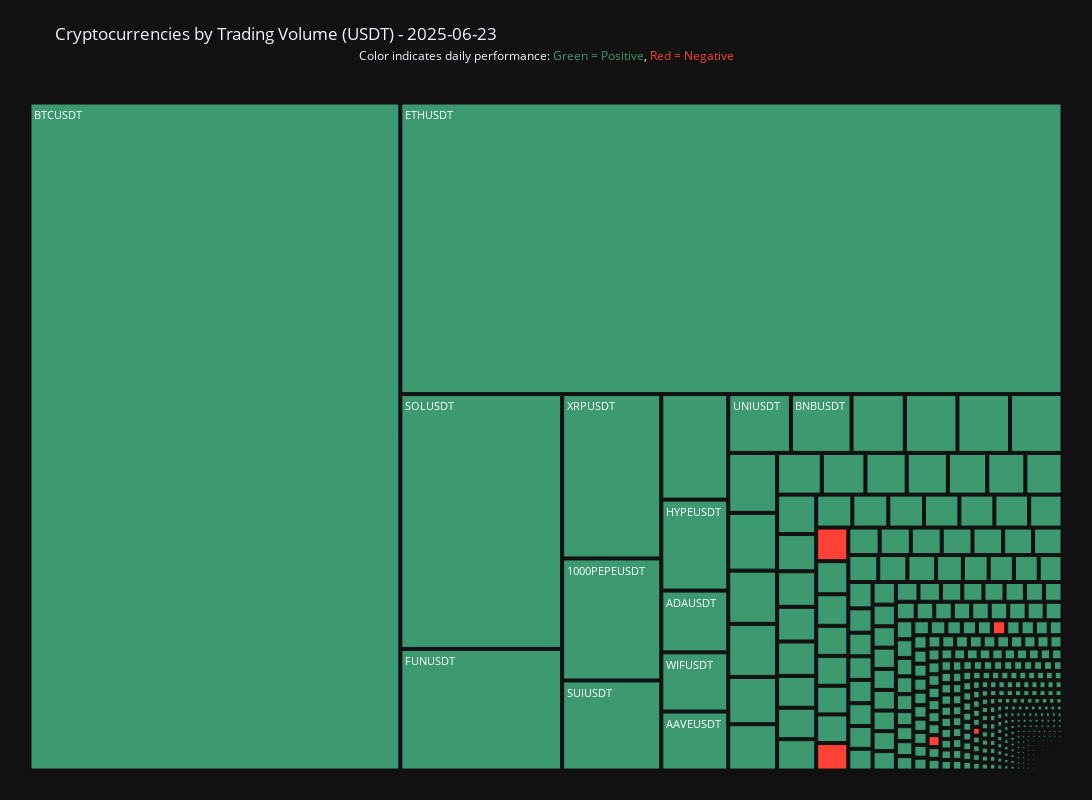

This figure's notebook cell:
### Code cell
# Get yesterday's date
yesterday = datetime.now().date() - timedelta(days=1)

# Prepare yesterday's data
treemap_data = []
for symbol in returns_data.keys():
    # Find yesterday's index in date_list
    if yesterday in date_list:
        idx = date_list.index(yesterday)
        daily_return = returns_data[symbol][idx] if idx < len(returns_data[symbol]) else 0
        daily_volume = volume_data.get(symbol, [0]*7)[idx] if idx < len(volume_data.get(symbol, [])) else 0
        
        treemap_data.append({
            'Symbol': symbol,
            'USDT Volume': daily_volume,
            'Daily Return': daily_return,
            'Performance': 'Positive' if daily_return >= 0 else 'Negative'
        })

treemap_df = pd.DataFrame(treemap_data)

# Create the treemap
fig_volume = px.treemap(
    treemap_df,
    path=['Symbol'],
    values='USDT Volume',
    title=f'Cryptocurrencies by Trading Volume (USDT) - {yesterday.strftime("%Y-%m-%d")}',
    color='Performance',
    color_discrete_map={'Positive':'#3D9970', 'Negative':'#FF4136'},
    hover_data=['Daily Return', 'USDT Volume'],
    width=1200,
    height=800
)

# Format hover template
fig_volume.update_traces(
    hovertemplate="<b>%{label}</b><br>" +
                 "Volume: $%{value:,.0f}<br>" +
                 "Daily Return: %{customdata[0]:.2f}%<extra></extra>"
)

# Customize layout
fig_volume.update_layout(
    template="plotly_dark",
    margin=dict(t=80, l=25, r=25, b=25),
    uniformtext=dict(minsize=10, mode='hide'),
    annotations=[
        dict(
            x=0.5, y=1.05,
            xref="paper", yref="paper",
            text="Color indicates daily performance: <span style='color:#3D9970'>Green = Positive</span>, <span style='color:#FF4136'>Red = Negative</span>",
            showarrow=False,
            font=dict(size=12)
        )
    ]
)

fig_volume.show()

### Figure 1 — Plotly figure (JSON) as saved in the notebook; plotly's stock layout.template omitted (floating-point values rounded to 4 significant figures; data arrays with more than 128 entries replaced by an {"elided": "..."} marker saying what was removed)
{"data": [{"branchvalues": "total", "customdata": {"elided": "433x3 mixed values"}, "domain": {"x": [0, 1], "y": [0, 1]}, "hovertemplate": "<b>%{label}</b><br>Volume: $%{value:,.0f}<br>Daily Return: %{customdata[0]:.2f}%<extra></extra>", "ids": {"elided": "433 str values"}, "labels": {"elided": "433 str values"}, "marker": {"colors": {"elided": "433 str values"}}, "name": "", "parents": {"elided": "433 str values"}, "type": "treemap", "values": {"elided": "433 float values"}}], "layout": {"annotations": [{"font": {"size": 12}, "showarrow": false, "text": "Color indicates daily performance: <span style='color:#3D9970'>Green = Positive</span>, <span style='color:#FF4136'>Red = Negative</span>", "x": 0.5, "xref": "paper", "y": 1.05, "yref": "paper"}], "height": 800, "legend": {"tracegroupgap": 0}, "margin": {"b": 25, "l": 25, "r": 25, "t": 80}, "title": {"text": "Cryptocurrencies by Trading Volume (USDT) - 2025-06-23"}, "uniformtext": {"minsize": 10, "mode": "hide"}, "width": 1200}}
